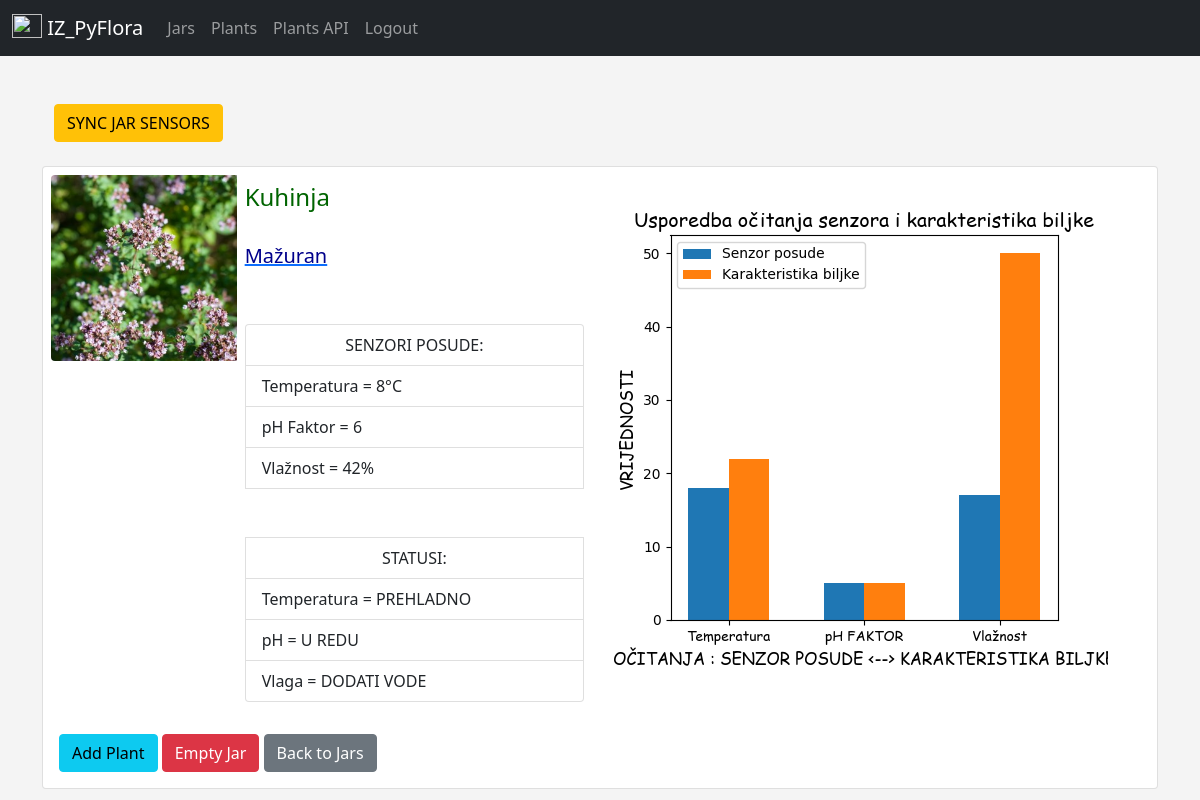
/jar_details/1 (signed in), run on an earlier commit of the app's database.
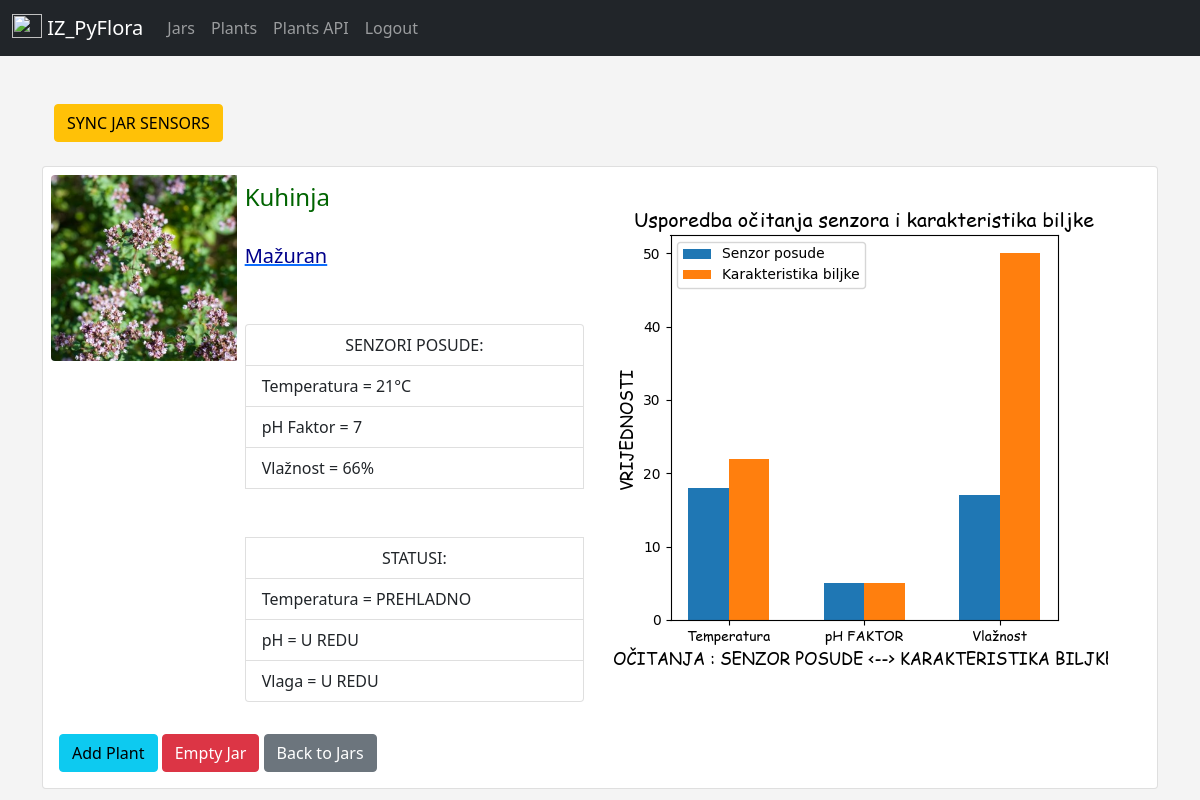
And on a later commit of the database.
### app/models.py (models this page shows, shortened)
class Jar(db.Model):
    id = db.Column(db.Integer, primary_key=True)
    name = db.Column(db.String(300), nullable=False, default='Lokacija')
    plant_name = db.Column(db.String(300), nullable=False, default='Plantless')
    photo = db.Column(db.String(300), nullable=False, default='default.jpg')
    temperature = db.Column(db.Integer, nullable=False, default=10)
    phf = db.Column(db.Integer, nullable=False, default=7)
    humidity = db.Column(db.Integer, nullable=False, default=44)

### app/routes.py (the view)
@app.route('/jar_details/<int:jar_id>')
@login_required
def jar_details(jar_id):
    jar = Jar.query.get(jar_id)
    plant = Plant.query.filter_by(name=jar.plant_name).first()
    return render_template('jars/jar_details.html',
                            jar = jar,
                            plant = plant)

### app/models.py (called while the page is built)
@login_manager.user_loader
def load_user(user_id):
    return User.query.get(int(user_id))

### app/templates/jars/jar_details.html (shortened to what this page needs)
{% extends 'layout.html' %}
{% block content %}
<div class="container-sm">
    <a href="{{ url_for('sync_jar', jar_id=jar.id) }}" class="btn btn-warning">SYNC JAR SENSORS</a>
</div>
<br>
<div class="card mb-1" style="max-width: 1200px;">
    <div class="row g-0">
        <div class="col-md-2">
            <img src="{{ url_for('static', filename='pics/' + jar.photo) }}" class="img-fluid rounded-start m-2 max-width-300 max-height-300" alt="...">
        </div>
        <div class="col-md-4">
            <div class="card-body">
                <h4 class="card-title">{{ jar.name|capitalize }}</h4>
                <br>
                {% if plant %}
                    <a href="{{ url_for('plant_details', plant_id=plant.id, plant_name=plant.name) }}" target="_blank">
                        <h5>{{ plant.name }}</h5>
                    </a>
                {% else %}
                    <h5>Plantless</h5>
                {% endif %}
                <br><br>
                <ul class="list-group">
                    <li class="list-group-item text-center">SENZORI POSUDE:</li>
                    <li class="list-group-item">Temperatura = {{ jar.temperature }}°C</li>
                    <li class="list-group-item">pH Faktor = {{ jar.phf }}</li>
                    <li class="list-group-item">Vlažnost = {{ jar.humidity }}%</li>
                    <br><br>
                    <li class="list-group-item text-center">STATUSI:</li>
                    {% if jar.plant_name != 'Plantless' %}
                    {% if jar.temperature < plant.temperature %}
                        <li class="list-group-item">Temperatura = PREHLADNO</li>
                    {% else %}
                        <li class="list-group-item">Temperatura = U REDU</li>
                    {% endif %}
                    {% if jar.phf < plant.phf %}
                        <li class="list-group-item">pH = DODATI SUPSTRAT</li>
                    {% else %}
                        <li class="list-group-item">pH = U REDU</li>
                    {% endif %}
                    {% if jar.humidity < plant.humidity %}
                        <li class="list-group-item">Vlaga = DODATI VODE</li>
                    {% else %}
                        <li class="list-group-item">Vlaga = U REDU</li>
                    {% endif %}
                {% else %}
                    <li class="list-group-item">Temperatura = Offline</li>
                    <li class="list-group-item">pH = Offline</li>
                    <li class="list-group-item">Vlaga = Offline</li>
                {% endif %}
                </ul>
            </div>
        </div>
        {% if plant %}
            <div class="col md-4">
                <img src="{{ url_for('static', filename='pics/chart.png') }}" class="img-fluid rounded-start m-2 max-width-300 max-height-300" alt="...">
            </div>
        {% else %}
        <div class="col md-4">
            <img src="{{ url_for('static', filename='pics/chart_blank.png') }}" class="img-fluid rounded-start m-2 max-width-300 max-height-300" alt="...">
        </div>
        {% endif %}
    </div>
    <div class="card-body">
        <a href="{{ url_for('add_plant', jar_id=jar.id) }}" class="btn btn-info">Add Plant</a>
        {% include 'modal_empty.html' %}
        <a href="{{ url_for('jars')}}" class="btn btn-secondary">Back to Jars</a>
    </div>
</div>
{% endblock %}

What changed in the data, as far as the page shows it:
changed Jar "Kuhinja": temperature "8" → "21"; phf "6" → "7"; humidity "42" → "66"
Also different on the page:
text no longer shown: "Vlaga = DODATI VODE"
text now shown: "Vlaga = U REDU"
